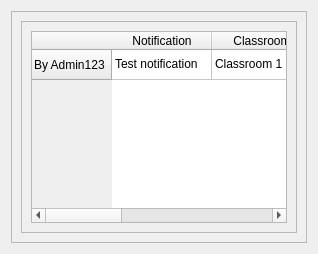
      <widget class="QWidget" name="activity">
       <attribute name="title">
        <string>Activity</string>
       </attribute>
       <layout class="QGridLayout" name="gridLayout_10">
        <item row="0" column="0">
         <widget class="QFrame" name="frame_8">
          <property name="frameShape">
           <enum>QFrame::StyledPanel</enum>
          </property>
          <property name="frameShadow">
           <enum>QFrame::Raised</enum>
          </property>
          <layout class="QGridLayout" name="gridLayout_11">
           <item row="0" column="0">
            <widget class="QFrame" name="frame_9">
             <property name="frameShape">
              <enum>QFrame::StyledPanel</enum>
             </property>
             <property name="frameShadow">
              <enum>QFrame::Raised</enum>
             </property>
             <layout class="QGridLayout" name="gridLayout_12">
              <item row="0" column="0">
               <widget class="QTableWidget" name="tableWidget">
                <row>
                 <property name="text">
                  <string>By Admin123</string>
                 </property>
                </row>
                <column>
                 <property name="text">
                  <string>Notification</string>
                 </property>
                </column>
                <column>
                 <property name="text">
                  <string>Classroom</string>
                 </property>
                </column>
                <column>
                 <property name="text">
                  <string>Date</string>
                 </property>
                </column>
                <item row="0" column="0">
                 <property name="text">
                  <string>Test notification</string>
                 </property>
                </item>
                <item row="0" column="1">
                 <property name="text">
                  <string>Classroom 1</string>
                 </property>
                </item>
                <item row="0" column="2">
                 <property name="text">
                  <string>Today</string>
                 </property>
                </item>
               </widget>
              </item>
             </layout>
            </widget>
           </item>
          </layout>
         </widget>
        </item>
       </layout>
      </widget>
